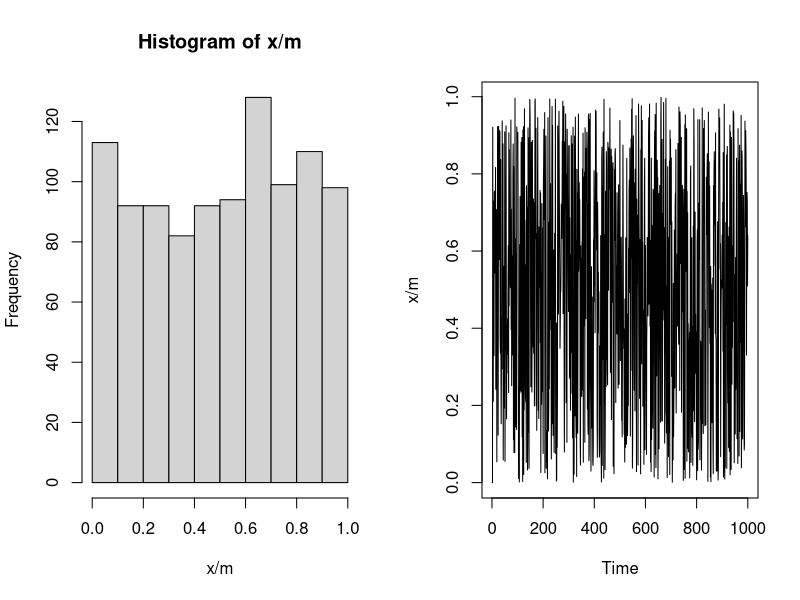
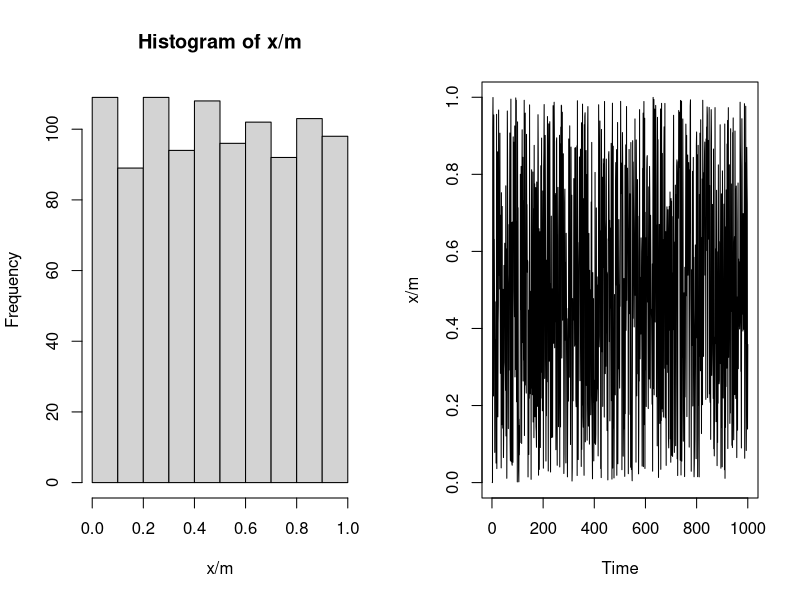

These charts were generated, in order, by the following R code: (Note: this script raises an error after producing the figures.)
###########################################
## Pseudo-random number generation
## using multiple congruential method
###########################################
m <- 2^31 - 1 # choose a value you want
a <- 7^5 # choose a value you want
x <- numeric(length = 1e3)
x[1] <- 7 #x0 -- choose
for(i in 2:1e3)
{
  x[i] <- (a * x[i-1]) %% m
}
# We will visualize using histograms (for testing uniformity)
# and trace plots (for checking independence)
par(mfrow = c(1,2))
hist(x/m) # looks close to uniformly distributed
plot.ts(x/m) # look like it's jumping around too





###########################################
## Pseudo-random number generation
## using mixed congruential method
###########################################
m <- 2^31 - 1 # choose a value you want
a <- 7^5 # choose a value you want
c <- 13
x <- numeric(length = 1e3)
x[1] <- 7 #x0 -- choose
for(i in 2:1e3)
{
  x[i] <- (c+(a * x[i-1])) %% m
}
# We will visualize using histograms (for testing uniformity)
# and trace plots (for checking independence)
par(mfrow = c(1,2))
hist(x/m) # looks close to uniformly distributed
plot.ts(x/m) # look like it's jumping around too



###########################################
## Accept Reject algorithm to draw from
## Binomial(n,p)
###########################################
# setting the seed makes it so that the same sets of
# random variables are realized.
set.seed(1)
# Function draws one value from Binom(n,p)
# n = number of trials
# p = probability of success
draw_binom <- function(n, p)
{
  accept <- 0 # Will track the acceptance
  try <- 0 # Will track the number of proposals
  # upper bound calculated in the notes
  x <- 0:n
  all_c <- choose(n,x) * (1-p)^(n - 2*x) * p^(x-1) # from notes
  c <- max(all_c) + .00001 # what is the value of c ?
  while(accept == 0)
  {
    try <- try + 1
    U <- runif(1)
    prop <- rgeom(1, prob = p) #draw proposal
    ratio <- dbinom(prop, size = n, prob= p)/(c* dgeom(prop, p))# calculate the ratio
    if(U < ratio)
    {
      accept <- 1
      rtn <- prop
    }
  }
  return(c(rtn, try))
}
draw_binom(n = 10, p = .25)


###
# If we want X1, ..., Xn ~ Binom(n.p)
# we need to call the function multiple times
# sample size
N <- 1e3
samp <- numeric(N)
n.try <- numeric(N)
for(t in 1:N)
{
  # I use as a dummy variable often
  foo <- draw_binom(n = 10, p = .25)
  samp[t] <- foo[1]
  n.try[t] <- foo[2]
}
mean(samp) #should be n*p = 2.5
mean(n.try)


# sample size
N <- 1e3 # reducing this
samp <- numeric(N)
n.try <- numeric(N)
for(t in 1:N)
{
  # I use as a dummy variable often
  foo <- draw_binom(n = 10, p = .50)
  samp[t] <- foo[1]
  n.try[t] <- foo[2]
}
mean(samp) #should be n*p = 5
mean(n.try)
# sample size
N <- 1e3 # reducing this
samp <- numeric(N)
n.try <- numeric(N)
for(t in 1:N)
{
  # I use as a dummy variable often
  foo <- draw_binom(n = 100, p = .25)
  samp[t] <- foo[1]
  n.try[t] <- foo[2]
}
mean(samp) #should be n*p = 25
mean(n.try) # when n is large the number of loops is too large!


plot(x, mass.geom, pch = 16, col = "red", type= "n")
points(mass.bin, pch = 16, col = "red", type= "h")
points(mass.geom, pch = 16, col = "blue", type = "h", lty = 2)





# Matching the means:
# choosing p* for rgeom so that np = (1-p*)/p*
p.star <- 1/(n*p + 1)
mass.geom <- dgeom(x, p.star)
mass.bin <- dbinom(x, size = n, prob = p)
all_c <- choose(n,x) * (1-p.star)^(n - 2*x) * p.star^(x-1)
(c <- max(all_c))
plot(mass.geom, pch = 16, col = "red", type= "n")
points(mass.bin, pch = 16, col = "red", type= "h")
points(mass.geom, pch = 16, col = "blue", type = "h", lty = 2)
       
       
?ppois
       
       



trunc_pois <- function(m = 20, lam = 20)
{
  accept <- 0
  try <- 0
  while(!accept)
  {
    try <- try + 1
    prop <- rpois(1, lambda = lam)
    if(prop <= m)
    {
      accept <- 1
    }
  }
  8
  return(c(prop, try))
}
N <- 1e3
out <- replicate(N, trunc_pois())
# out is 2 x 1000 matrix. First row are the samples
# second row are the number of loops
mean(out[1, ]) # mean of trunc pois
mean(out[2, ]) # mean of number loops, similar to c
hist(out[1, ], main = "Hist of Truncated Poisson")


x <- 0:5000

all_c <- dgeom(x, p = .10)/dpois(x, lambda = 10)
max(all_c)
hist(all_c)
